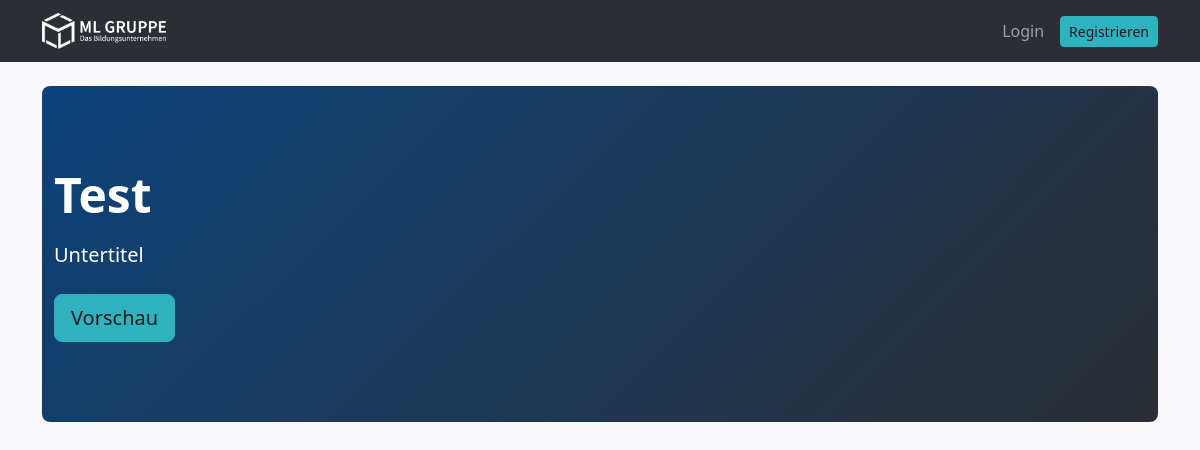
The page /startseite/ on the database its author committed.
### apps/organisations/models.py (models this page shows, shortened)
class OrganisationStartseite(models.Model):
    organisation = models.OneToOneField(
        Organisation, on_delete=models.CASCADE, related_name="startseite"
    )
    aktiv = models.BooleanField(
        default=False,
        verbose_name="Eigene Startseite aktivieren",
        help_text="Wenn deaktiviert, wird die Plattform-Standardseite angezeigt.",
    )
    hero_titel = models.CharField(max_length=200, blank=True, verbose_name="Haupt-Überschrift")
    hero_untertitel = models.CharField(max_length=500, blank=True, verbose_name="Unter-Überschrift")
    hero_bild = models.ImageField(
        upload_to="org_design/hero/", blank=True,
        verbose_name="Hero-Hintergrundbild",
    )
    hero_button_text = models.CharField(
        max_length=100, blank=True, default="Kurse entdecken",
        verbose_name="Schaltflächen-Text",
    )
    inhalt = QuillField(blank=True, verbose_name="Seiteninhalt (WYSIWYG)")
    class Meta:
        verbose_name = "Organisations-Startseite"
        verbose_name_plural = "Organisations-Startseiten"

### apps/organisations/views.py (the view)
# urls.py: path("startseite/", SingleSystemStartseiteView.as_view(), name="single_system_startseite"),
class SingleSystemStartseiteView(OffentlicheStartseiteView):
    single_system_route = True
    def get_context_data(self, **kwargs):
        from .single_system import system_organisation
        self.kwargs["slug"] = system_organisation().slug
        return super().get_context_data(**kwargs)

### apps/organisations/single_system.py (called while the page is built)
def system_organisation():
    slug = getattr(settings, "SINGLE_SYSTEM_ORGANISATION_SLUG", "ml-gruppe")
    organisation, _ = Organisation.objects.get_or_create(
        slug=slug,
        defaults={
            "name": getattr(settings, "SINGLE_SYSTEM_BRAND_NAME", "ML Gruppe"),
            "kontakt_email": getattr(settings, "DEFAULT_FROM_EMAIL", "noreply@example.com"),
        },
    )
    return organisation

### apps/organisations/views.py (called while the page is built)
    def get(self, request, *args, **kwargs):
        if settings.SINGLE_SYSTEM_MODE and not self.single_system_route:
            return redirect("single_system_startseite")
        return super().get(request, *args, **kwargs)

### apps/payments/services.py (called while the page is built)
def payments_enabled():
    if not getattr(settings, "PAYMENTS_ENABLED", True):
        return False
    if getattr(settings, "SINGLE_SYSTEM_MODE", False) and not getattr(settings, "PAYMENTS_ALLOW_SINGLE_SYSTEM", False):
        return False
    return True

### templates/organisations/public_home.html (shortened to what this page needs)
{% extends "base.html" %}
{% load static %}
{% block content %}
<div class="aboro-hero d-flex align-items-center mb-5 rounded-3 overflow-hidden position-relative"
     style="{% if startseite and startseite.hero_bild %}
                background:url('{{ startseite.hero_bild.url }}') center/cover no-repeat;
            {% else %}
                background:linear-gradient(135deg, var(--aboro-blue) 0%, var(--aboro-blue-dark) 100%);
            {% endif %}
            min-height:42vh;">
    <div class="container position-relative text-white py-5">
        <h1 class="display-5 fw-bold mb-3">
            {% if startseite and startseite.hero_titel %}
                {{ startseite.hero_titel }}
            {% else %}
                Willkommen bei {{ org.name }}
            {% endif %}
        </h1>
        {% if startseite and startseite.hero_untertitel %}
        <p class="lead mb-4" style="max-width:600px;">{{ startseite.hero_untertitel }}</p>
        {% endif %}
        <a class="btn btn-aboro btn-lg"
           href="{% url 'tenant_course_catalog' org.slug %}">
            {% if startseite and startseite.hero_button_text %}
                {{ startseite.hero_button_text }}
            {% else %}
                Kurse entdecken
            {% endif %}
        </a>
    </div>
</div>
{% endblock %}

### static/css/aborolms.css (style rules this page uses)
:root { --aboro-blue: #0c437b; --aboro-blue-dark: #2b2e34; --aboro-orange: #2fb2bf; --aboro-bg: #f9f9fb; }
body { background: var(--aboro-bg); color: #172033; }
.btn-aboro { --bs-btn-bg: var(--aboro-orange); --bs-btn-border-color: var(--aboro-orange); --bs-btn-color: #1b1b1b; --bs-btn-hover-bg: #dc7814; --bs-btn-hover-border-color: #dc7814; --bs-btn-hover-color: #111; }
.aboro-hero { min-height: 52vh; }

### rows shown on the page
OrganisationStartseite: hero_titel "Test", hero_untertitel "Untertitel", hero_button_text "Vorschau"
